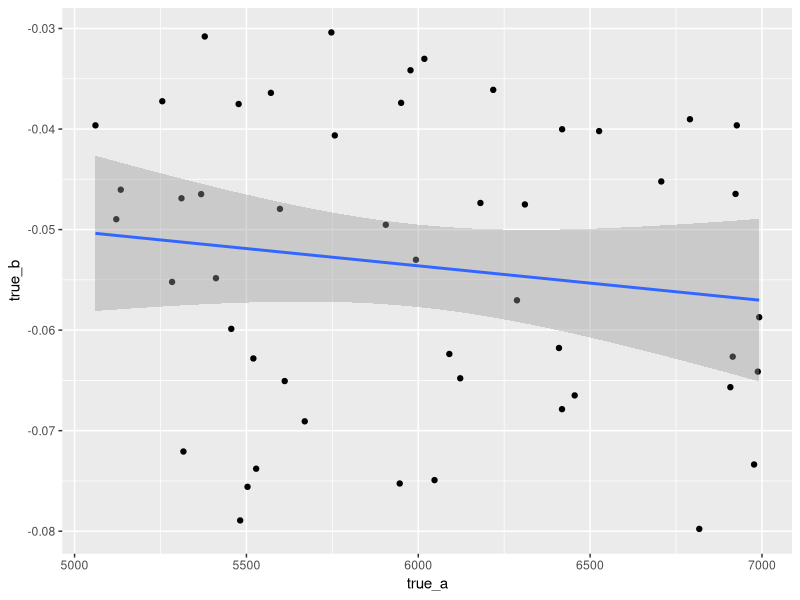
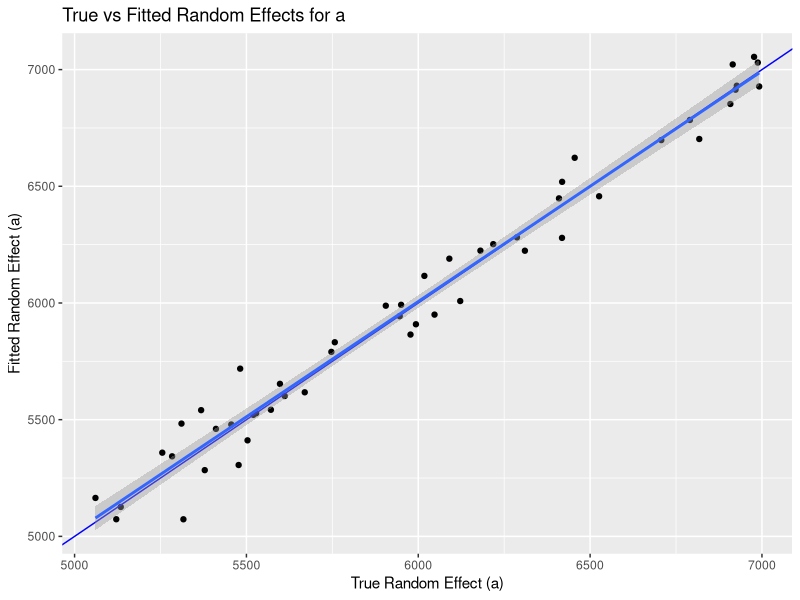
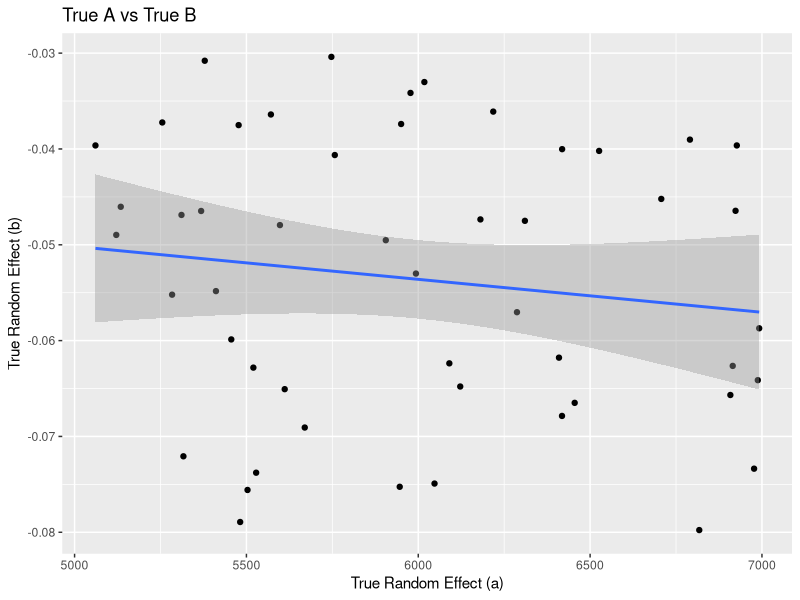
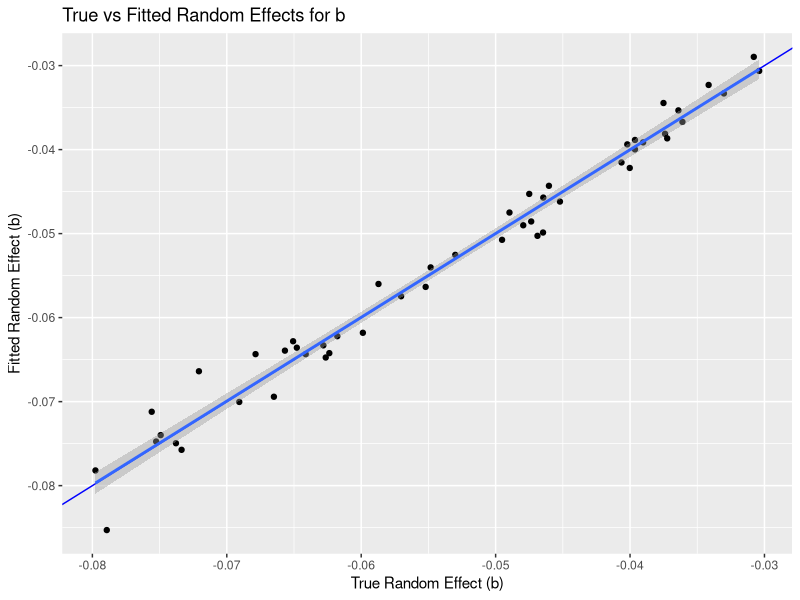
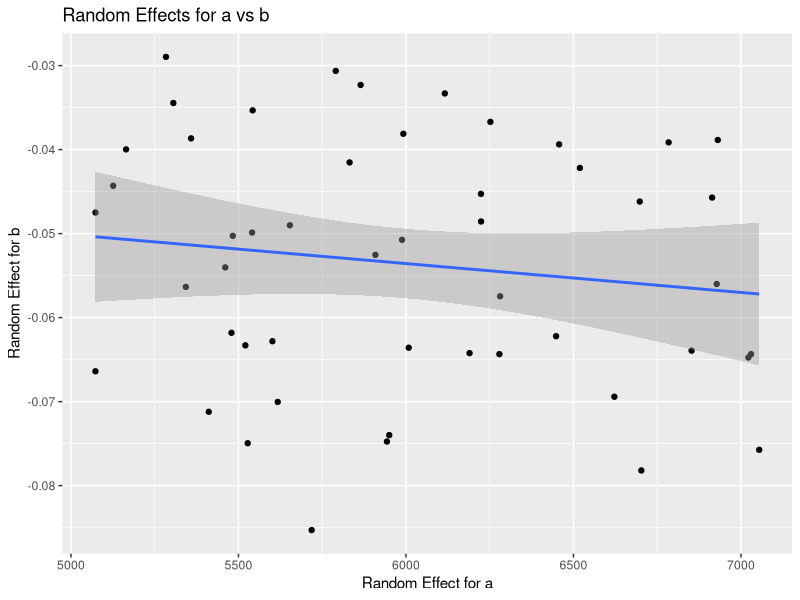

Write R code to recreate these figures, in order. (Note: this script raises an error after producing the figures.)
## ---- chunk 1
knitr::opts_chunk$set(
  warning = TRUE,   # Hide warnings
  message = FALSE    # Hide messages
)
## ---- chunk 2
library(tidyverse)
library(here)
library(lme4)
library(nlme)

# load real data
adult_hab_no_last <- read_csv(here("data/raw/adult_hab_no_last.csv"))
preschooler_hab_no_last <- read_csv(here("data/raw/preschooler_hab_full.csv"))
infant_hab_no_last <- read_csv(here("data/raw/infant_hab_no_last.csv"))
## ---- chunk 3
fit_nlme <- function(data, start_vals){
  fit_nlme <- nlme(
  trial_looking_time ~ a * exp(b * trial_number),
  data   = data,
  fixed  = a + b ~ 1,
  random = list(subject = pdDiag(a + b ~ 1)),  # random effect only on b
  start  = start_vals,
  control = nlmeControl(
    pnlsMaxIter = 50,
    msMaxIter   = 200,
    tolerance   = 1e-6,
    opt         = "nlminb"
  )
)
} 

fit_nlme_pdSymm <- function(data, start_vals){
  fit_nlme <- nlme(
  trial_looking_time ~ a * exp(b * trial_number),
  data   = data,
  fixed  = a + b ~ 1,
  random = list(subject = pdSymm(a + b ~ 1)),  # random effect only on b
  start  = start_vals,
  control = nlmeControl(
    pnlsMaxIter = 50,
    msMaxIter   = 200,
    tolerance   = 1e-6,
    opt         = "nlminb"
  )
)
} 

fit_nlme_b_only <- function(data, start_vals){
  fit_nlme <- nlme(
  trial_looking_time ~ a * exp(b * trial_number),
  data   = data,
  fixed  = a + b ~ 1,
  random = b ~ 1 | subject,  # random effect only on b
  start  = start_vals,
  control = nlmeControl(
    pnlsMaxIter = 50,
    msMaxIter   = 200,
    tolerance   = 1e-6,
    opt         = "nlminb"
  )
)
} 

fit_nlme_a_only <- function(data, start_vals){
  fit_nlme <- nlme(
  trial_looking_time ~ a * exp(b * trial_number),
  data   = data,
  fixed  = a + b ~ 1,
  random = a ~ 1 | subject,  # random effect only on b
  start  = start_vals,
  control = nlmeControl(
    pnlsMaxIter = 50,
    msMaxIter   = 200,
    tolerance   = 1e-6,
    opt         = "nlminb"
  )
)
} 
## ---- chunk 4
n_subjects  <- 50
n_trials    <- 20
a_range     <- c(5000, 7000)  # narrower range for 'a'
b_range     <- c(-0.08, -0.03) # narrower range for 'b' (decay rate)
residual_sd <- 150             # moderate residual noise

sim_data <- lapply(seq_len(n_subjects), function(i) {
  # Draw subject-specific true parameters:
  a_i <- runif(1, a_range[1], a_range[2])
  b_i <- runif(1, b_range[1], b_range[2])

  # Generate times
  trial_number <- seq_len(n_trials)

  # True expected looking time
  true_looking <- a_i * exp(b_i * trial_number)

  # Add some random noise
  observed_looking <- true_looking + rnorm(n_trials, mean = 0, sd = residual_sd)

  # Enforce a minimum > 0 (sometimes large negative residual can produce small or negative values)
  observed_looking <- pmax(observed_looking, 10)

  # Return a data frame for this subject
  data.frame(
    subject      = factor(i),
    trial_number = trial_number,
    trial_looking_time = observed_looking,
    true_a       = a_i,
    true_b       = b_i
  )
}) %>%
  bind_rows()
## ---- chunk 5
sim_data %>% 
  distinct(true_a, true_b) %>% 
  ggplot(aes(x = true_a, y = true_b)) + 
  geom_point() + 
  geom_smooth(method = "lm")
## ---- chunk 6
start_vals <- c(a = mean(a_range), b = mean(b_range))
sim_model <- fit_nlme(sim_data, start_vals)

fixed_effects <- fixef(sim_model)

fitted_random_effects <- ranef(sim_model) %>% 
  rownames_to_column("subject") %>% 
  mutate(a = a + fixed_effects['a'], 
         b = b + fixed_effects['b'])



comparison <- left_join(fitted_random_effects, 
                        sim_data %>%
                          group_by(subject) %>%
                          summarize(true_a = first(true_a), true_b = first(true_b)),
                                                                                               by = "subject")

# Plot for 'a'
ggplot(comparison, aes(x = true_a, y = a)) +
  geom_point() +
  geom_abline(slope = 1, intercept = 0, color = "blue") +
  geom_smooth(method = "lm") + 
  labs(title = "True vs Fitted Random Effects for a",
       x = "True Random Effect (a)", y = "Fitted Random Effect (a)")

ggplot(comparison, aes(x = true_a, y = true_b)) +
  geom_point() +
  geom_abline(slope = 1, intercept = 0, color = "blue") +
  geom_smooth(method = "lm") + 
  labs(title = "True A vs True B",
       x = "True Random Effect (a)", y = "True Random Effect (b)")

# Plot for 'b'
ggplot(comparison, aes(x = true_b, y = b)) +
  geom_point() +
  geom_abline(slope = 1, intercept = 0, color = "blue") +
  geom_smooth(method = "lm") + 
  labs(title = "True vs Fitted Random Effects for b",
       x = "True Random Effect (b)", y = "Fitted Random Effect (b)")


ggplot(fitted_random_effects, aes(x = a, y = b)) +
  geom_point() +
  geom_smooth(method = "lm") + 
  labs(title = "Random Effects for a vs b",
       x = "Random Effect for a", y = "Random Effect for b")
## ---- chunk 7
adult_start_vals <- c(a = mean(adult_hab_no_last$trial_looking_time), b = -0.05)

adult_model <- fit_nlme(adult_hab_no_last, adult_start_vals)
adult_model_b_only <- fit_nlme_b_only(adult_hab_no_last, adult_start_vals)
adult_model_a_only <- fit_nlme_a_only(adult_hab_no_last, adult_start_vals)


anova.gls(adult_model, adult_model_b_only)
anova(adult_model, adult_model_a_only)
anova(adult_model_a_only, adult_model_b_only)

VarCorr(adult_model)
VarCorr(adult_model_a_only)
VarCorr(adult_model_b_only)


AIC_full <- AIC(adult_model)
AIC_b_only <- AIC(adult_model_b_only)
AIC_a_only <- AIC(adult_model_a_only)

BIC_full <- BIC(adult_model)
BIC_b_only <- BIC(adult_model_b_only)
BIC_a_only <- BIC(adult_model_a_only)

# Combine into a table
model_comparison <- data.frame(
  Model = c("Random a + b", "Random b only", "Random a only"),
  AIC = c(AIC_full, AIC_b_only, AIC_a_only),
  BIC = c(BIC_full, BIC_b_only, BIC_a_only)
)

model_comparison

fixed_effects <- fixef(adult_model)

fitted_random_effects <- ranef(adult_model) %>% 
  rownames_to_column("subject") %>% 
  mutate(a = a + fixed_effects['a'], 
         b = b + fixed_effects['b'])

ggplot(fitted_random_effects, aes(x = a, y = b)) +
  geom_point() +
  geom_smooth(method = "lm") + 
  labs(title = "Random Effects for a vs b",
       x = "Random Effect for a", y = "Random Effect for b")
## ---- chunk 8
preschooler_start_vals <- c(a = mean(preschooler_hab_no_last$trial_looking_time), b = -0.05)

preschooler_model <- fit_nlme(preschooler_hab_no_last, preschooler_start_vals)
fixed_effects <- fixef(preschooler_model)
preschooler_model_b_only <- fit_nlme_b_only(preschooler_hab_no_last, preschooler_start_vals)
preschooler_model_a_only <- fit_nlme_a_only(preschooler_hab_no_last, preschooler_start_vals)



anova(preschooler_model, preschooler_model_b_only)
anova(preschooler_model, preschooler_model_a_only)
anova(preschooler_model_a_only, preschooler_model_b_only)

VarCorr(preschooler_model)
VarCorr(preschooler_model_a_only)
VarCorr(preschooler_model_b_only)


AIC_full <- AIC(preschooler_model)
AIC_b_only <- AIC(preschooler_model_b_only)
AIC_a_only <- AIC(preschooler_model_a_only)

BIC_full <- BIC(preschooler_model)
BIC_b_only <- BIC(preschooler_model_b_only)
BIC_a_only <- BIC(preschooler_model_a_only)

# Combine into a table
model_comparison <- data.frame(
  Model = c("Random a + b", "Random b only", "Random a only"),
  AIC = c(AIC_full, AIC_b_only, AIC_a_only),
  BIC = c(BIC_full, BIC_b_only, BIC_a_only)
)

fitted_random_effects <- ranef(preschooler_model) %>% 
  rownames_to_column("subject") %>% 
  mutate(a = a + fixed_effects['a'], 
         b = b + fixed_effects['b'])

ggplot(fitted_random_effects, aes(x = a, y = b)) +
  geom_point() +
  geom_smooth(method = "lm") + 
  labs(title = "Random Effects for a vs b",
       x = "Random Effect for a", y = "Random Effect for b")
## ---- chunk 9
infant_start_vals <- c(a = mean(infant_hab_no_last$trial_looking_time), b = -0.05)

infant_model <- fit_nlme(infant_hab_no_last, infant_start_vals)
fixed_effects <- fixef(infant_model)
infant_model_b_only <- fit_nlme_b_only(infant_hab_no_last, infant_start_vals)
infant_model_a_only <- fit_nlme_a_only(infant_hab_no_last, infant_start_vals)



anova(infant_model, infant_model_b_only)
anova(infant_model, infant_model_a_only)
anova(infant_model_a_only, infant_model_b_only)

VarCorr(infant_model)
VarCorr(infant_model_a_only)
VarCorr(infant_model_b_only)


AIC_full <- AIC(infant_model)
AIC_b_only <- AIC(infant_model_b_only)
AIC_a_only <- AIC(infant_model_a_only)

BIC_full <- BIC(infant_model)
BIC_b_only <- BIC(infant_model_b_only)
BIC_a_only <- BIC(infant_model_a_only)

# Combine into a table
model_comparison <- data.frame(
  Model = c("Random a + b", "Random b only", "Random a only"),
  AIC = c(AIC_full, AIC_b_only, AIC_a_only),
  BIC = c(BIC_full, BIC_b_only, BIC_a_only)
)

fitted_random_effects <- ranef(infant_model) %>% 
  rownames_to_column("subject") %>% 
  mutate(a = a + fixed_effects['a'], 
         b = b + fixed_effects['b'])

ggplot(fitted_random_effects, aes(x = a, y = b)) +
  geom_point() +
  geom_smooth(method = "lm") + 
  labs(title = "Random Effects for a vs b",
       x = "Random Effect for a", y = "Random Effect for b")
## ---- chunk 10
adult_start_vals <- c(a = mean(adult_hab_no_last$trial_looking_time), b = -0.05)

# Can't converge 
#adult_model <- fit_nlme_pdSymm(adult_hab_no_last, adult_start_vals)


## ---- chunk 11
preschooler_start_vals <- c(a = mean(preschooler_hab_no_last$trial_looking_time), b = -0.05)


preschooler_model <- fit_nlme_pdSymm(preschooler_hab_no_last, preschooler_start_vals)
fixed_effects <- fixef(preschooler_model)

fitted_random_effects <- ranef(preschooler_model) %>% 
  rownames_to_column("subject") %>% 
  mutate(a = a + fixed_effects['a'], 
         b = b + fixed_effects['b'])

ggplot(fitted_random_effects, aes(x = a, y = b)) +
  geom_point() +
  geom_smooth(method = "lm") + 
  labs(title = "Random Effects for a vs b",
       x = "Random Effect for a", y = "Random Effect for b")
## ---- chunk 12
infant_start_vals <- c(a = mean(infant_hab_no_last$trial_looking_time), b = -0.05)

infant_model <- fit_nlme_pdSymm(infant_hab_no_last, infant_start_vals)
fixed_effects <- fixef(infant_model)

fitted_random_effects <- ranef(infant_model) %>% 
  rownames_to_column("subject") %>% 
  mutate(a = a + fixed_effects['a'], 
         b = b + fixed_effects['b'])

ggplot(fitted_random_effects, aes(x = a, y = b)) +
  geom_point() +
  geom_smooth(method = "lm") + 
  labs(title = "Random Effects for a vs b",
       x = "Random Effect for a", y = "Random Effect for b")
## ---- chunk 13
fit_single_subject_exp <- function(df) {

  start_vals <- list(
    a = max(df$trial_looking_time, na.rm = TRUE),
    b = -0.05
  )


  nls_fit <- tryCatch(
    nls(
      trial_looking_time ~ a * exp(b * trial_number),
      data    = df,
      start   = start_vals,
      control = nls.control(maxiter = 200)
    ),
    error = function(e) NULL
  )
  
  # If the fit failed, return NA; otherwise return the estimated coefficients
  if (is.null(nls_fit)) {
    return(data.frame(a = NA_real_, b = NA_real_))
  } else {
    coefs <- coef(nls_fit)
    return(data.frame(a = coefs["a"], b = coefs["b"]))
  }
}
## ---- chunk 14
adult_subject_estimates <- adult_hab_no_last %>%
  group_by(subject) %>%
  do(fit_single_subject_exp(.)) %>%
  ungroup()

cor(adult_subject_estimates$a, adult_subject_estimates$b, use = "complete.obs")

adult_subject_estimates %>% 
  ggplot(aes(x = a, y = b)) + 
  geom_point() + 
  geom_smooth(method = "lm")
## ---- chunk 15
preschooler_subject_estimates <- preschooler_hab_no_last %>%
  group_by(subject) %>%
  do(fit_single_subject_exp(.)) %>%
  ungroup()

cor(preschooler_subject_estimates$a, preschooler_subject_estimates$b, use = "complete.obs")

preschooler_subject_estimates %>% 
  ggplot(aes(x = a, y = b)) + 
  geom_point() + 
  geom_smooth(method = "lm")
## ---- chunk 16


infant_subject_estimates <- infant_hab_no_last %>%
  group_by(subject) %>%
  do(fit_single_subject_exp(.)) %>%
  ungroup()

cor(infant_subject_estimates$a, infant_subject_estimates$b, use = "complete.obs")

infant_subject_estimates %>% 
  ggplot(aes(x = a, y = b)) + 
  geom_point() + 
  geom_smooth(method = "lm")


